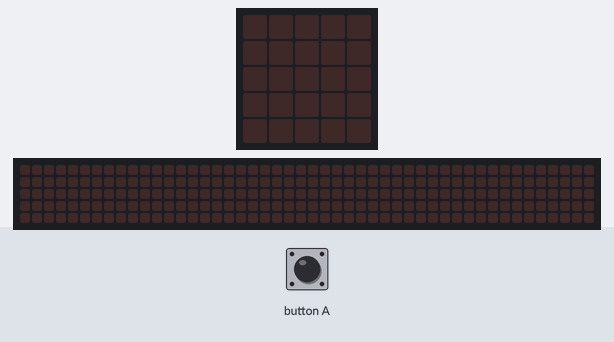
Simulated run of this program. Board: BBC micro:bit (MakeCode). Parts: the board's 5×5 LED display, a strip that is not on the board, showing the scrolling text unrolled. Inputs (shaded band) come from the test bench. The 48×5 strip is a reading aid, not a part: it shows the text the display is scrolling, unrolled, one strip-width of it at a time.

Above: at 1.2 s.
1.3 s: button A pressed for 0.15 s
At 2.4 s:
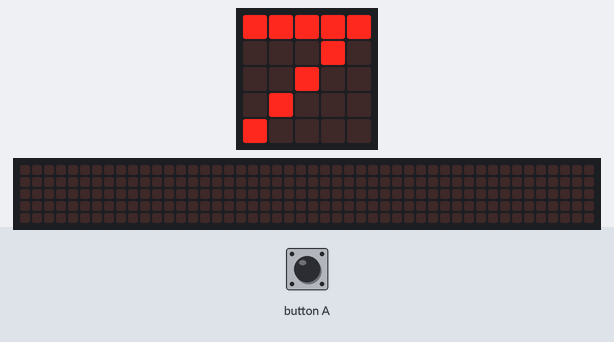
2.9 s: button A pressed for 0.15 s
At 5.52 s:
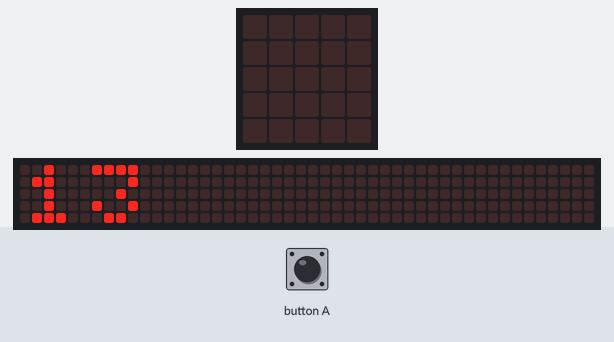
5.9 s: button A pressed for 0.15 s
At 8.6 s:
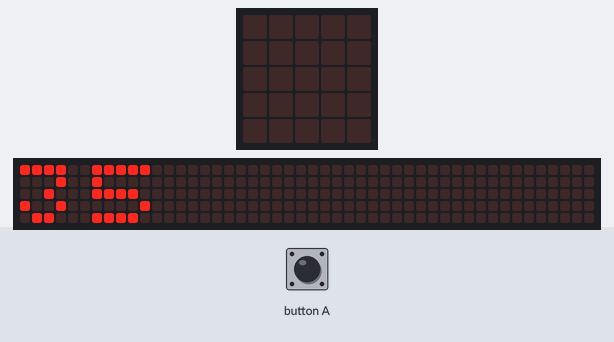
8.9 s: button A pressed for 0.15 s
At 12.7 s:
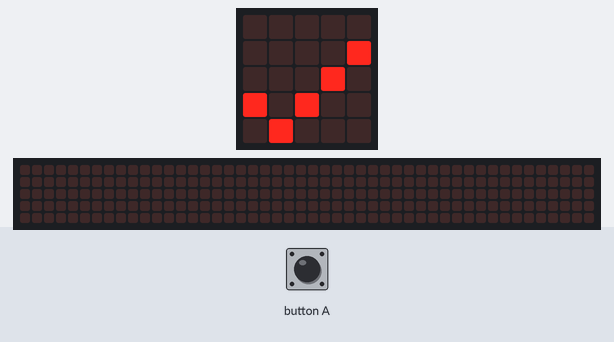
Timing chart, 0 to 13.0 s (numbered marks = the images above; inputs shaded):
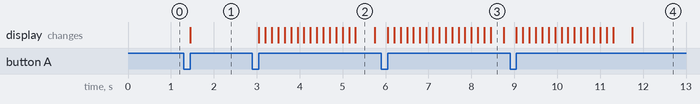

Measured:
- after the input at 1.3 s, the display: changes after 0.15 s (image 1)
- after the input at 2.9 s, the display: first changes after 0.15 s (image 2 shows a later state)
- after the input at 5.9 s, the display: changes after 0.15 s (image 3)
- after the input at 8.9 s, the display: first changes after 0.15 s (image 4 shows a later state)
- what the display in image 2 shows lasts 0.5 s, from 5.3 s to 5.8 s

The program:

main.ts
```typescript
input.onButtonPressed(Button.A, function () {
    basic.showNumber(lista[indice])
    indice += 1
    if (indice > 3) {
        basic.showIcon(IconNames.Yes)
        indice = 0
    }
})
let lista: number[] = []
let indice = 0
indice = 0
lista = [
7,
13,
35,
51
]
```

test.ts
```typescript
// testes vão aqui; isto não será compilado quando este pacote for usado como uma extensão.
```
